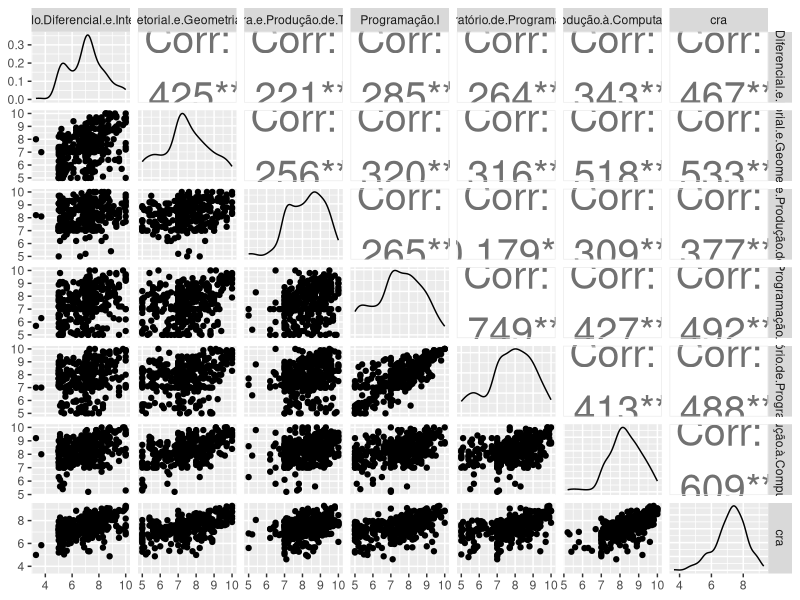
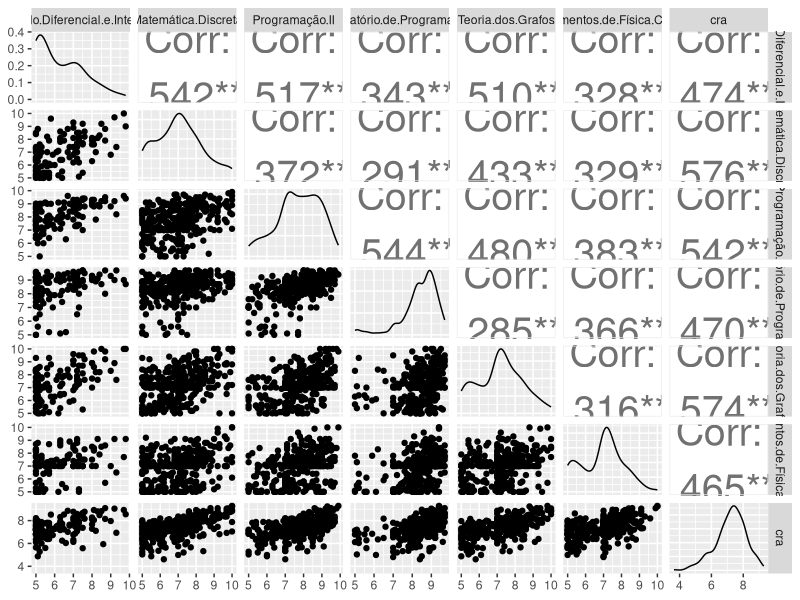

Source code (R) for these figures, in order:
## ---- chunk 1
knitr::opts_chunk$set(echo = TRUE)
library(GGally)
## ---- chunk 2
graduados = read.csv("graduados_disciplinas.csv")

graduados1 = graduados[, c("matricula", "Cálculo.Diferencial.e.Integral.I",  "Álgebra.Vetorial.e.Geometria.Analítica", "Leitura.e.Produção.de.Textos", "Programação.I", "Laboratório.de.Programação.I", "Introdução.à.Computação", "cra")]

graduados2 = graduados[, c("matricula", "Cálculo.Diferencial.e.Integral.II", "Matemática.Discreta", "Programação.II", "Laboratório.de.Programação.II", "Teoria.dos.Grafos", "Fundamentos.de.Física.Clássica", "cra")]

ggpairs(graduados1[,2:8], upper = list(continuous = wrap("cor", size = 10)))
ggpairs(graduados2[,2:8], upper = list(continuous = wrap("cor", size = 10))) 
## ---- chunk 3
# ggcorr(graduados1[, 2:8], geom = "circle", nbreaks = 5)
# ggcorr(graduados1[, 2:8], nbreaks = 5,  label = TRUE, label_size = 3, label_round = 2, label_alpha = TRUE)

## ---- chunk 4
graduados1 = na.omit(graduados1)
graduados2 = na.omit(graduados2)

rl1 = lm(graduados$cra ~ graduados$Cálculo.Diferencial.e.Integral.I + graduados$Álgebra.Vetorial.e.Geometria.Analítica + graduados$Leitura.e.Produção.de.Textos + graduados$Programação.I + graduados$Laboratório.de.Programação.I + graduados$Introdução.à.Computação)

rl2 = lm(graduados$cra ~ graduados$Cálculo.Diferencial.e.Integral.II + graduados$Matemática.Discreta + graduados$Programação.II + graduados$Laboratório.de.Programação.II + graduados$Teoria.dos.Grafos + graduados$Fundamentos.de.Física.Clássica)

summary(rl1)
summary(rl2)
## ---- chunk 5
graduados1 = graduados[, c("matricula", "Cálculo.Diferencial.e.Integral.I",  "Álgebra.Vetorial.e.Geometria.Analítica", "Leitura.e.Produção.de.Textos", "Introdução.à.Computação", "cra")]

graduados2 = graduados[, c("matricula", "Matemática.Discreta", "Programação.II", "Teoria.dos.Grafos", "cra")]

graduados1 = na.omit(graduados1)
graduados2 = na.omit(graduados2)

rl1 = lm(graduados$cra ~ graduados$Cálculo.Diferencial.e.Integral.I + graduados$Álgebra.Vetorial.e.Geometria.Analítica + graduados$Leitura.e.Produção.de.Textos + graduados$Introdução.à.Computação)

rl2 = lm(graduados$cra ~ graduados$Matemática.Discreta + graduados$Programação.II + graduados$Teoria.dos.Grafos)

summary(rl1)
summary(rl2)
